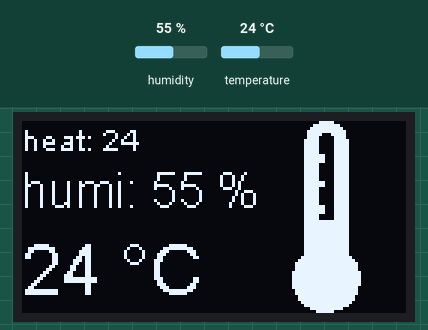
The sketch below on a simulated ESP8266 (NodeMCU). On the bench: 128×64 one-colour display. Inputs (shaded band) come from the test bench; at power-on: humidity 55 %, temperature 24 °C. WiFi joins after 1.5 s; servers stay silent unless stated; what the sketch prints to the serial monitor is not drawn.

Above: at 2.7 s.
2.8 s: humidity set to 22 %
At 7.2 s:
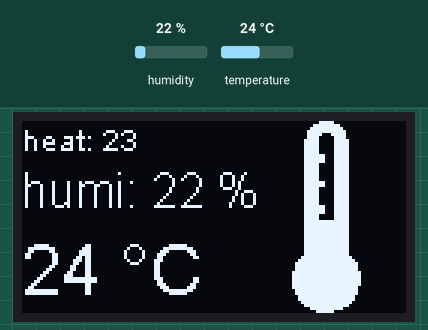
8.8 s: temperature set to 12 °C
At 13.0 s:
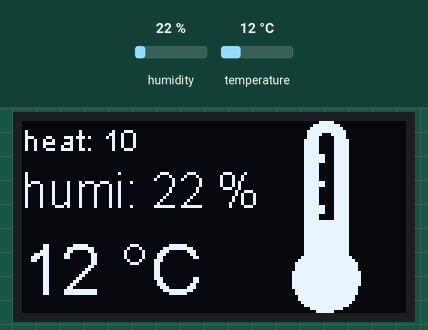
14.8 s: humidity set to 40 %
At 17.7 s:
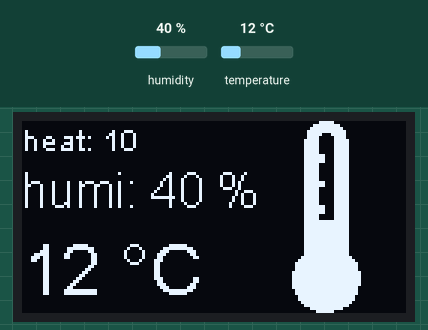
20.8 s: temperature set to 19 °C
At 22.3 s:
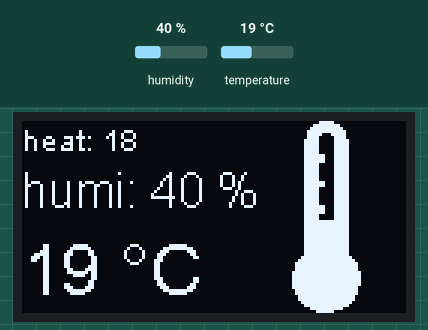
Timing chart, 0 to 23.8 s (numbered marks = the images above; inputs shaded):
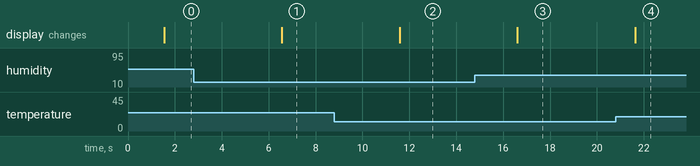

The sketch:

ESP_DHT_MQTT_OLED.ino
```cpp
#include <Wire.h>
#include "SSD1306.h"
#include "DHT.h"
#include <ESP8266WiFi.h>
#include <PubSubClient.h>
#include <ArduinoJson.h>
#include <math.h>
#include "images.h"

#define MQTT_VERSION MQTT_VERSION_3_1_1
#define DHTPIN D2
#define DHTTYPE DHT22

const char* WIFI_SSID = "YOUR_SSID";
const char* WIFI_PASSWORD = "YOUR_SSID_PASSWORD";

const char* MQTT_CLIENT_ID = "nodemcu_temp534543";
const char* MQTT_SERVER_IP = "YOUR_MQTT_SERVER_IP";
const uint16_t MQTT_SERVER_PORT = 1883;
const char* MQTT_USER = "";
const char* MQTT_PASSWORD = "";
const char* MQTT_SENSOR_TOPIC = "home/livingroom/temperature";
//const uint16_t SLEEPING_TIME_IN_SECONDS = 300; // 5 minutes x 60 seconds

SSD1306 display(0x3c, D3, D5);
DHT dht(DHTPIN, DHTTYPE);
WiFiClient wifiClient;
PubSubClient client(wifiClient);

int counter = 1;

float h;
float t;
float hic;

void publishData(float p_temperature, float p_humidity) {
  StaticJsonBuffer<200> jsonBuffer;
  JsonObject& root = jsonBuffer.createObject();
  root["temperature"] = String(p_temperature);
  root["humidity"] = String(p_humidity);
  root.prettyPrintTo(Serial);
  Serial.println("");
  char data[200];
  root.printTo(data, root.measureLength() + 1);
  client.publish(MQTT_SENSOR_TOPIC, data, true);
}

void callback(char* p_topic, byte* p_payload, unsigned int p_length) {
}

void reconnectMqtt() {
  while (!client.connected()) {
    Serial.print("INFO: Attempting MQTT connection...");
    if (client.connect(MQTT_CLIENT_ID, MQTT_USER, MQTT_PASSWORD)) {
      Serial.println("INFO: connected");
    } else {
      Serial.print("ERROR: failed, rc=");
      Serial.print(client.state());
      Serial.println("DEBUG: try again in 5 seconds");
      delay(5000);
    }
  }
}

void reconnectWifi() {
  Serial.print("INFO: Connecting to ");
  WiFi.mode(WIFI_STA);
  Serial.println(WIFI_SSID);
  WiFi.begin(WIFI_SSID, WIFI_PASSWORD);
}

void getSensorData() {
  h = dht.readHumidity();
  t = dht.readTemperature();

  if (isnan(h) || isnan(t)) {
    Serial.println("Failed to read from DHT sensor!");
    return;
  }
  hic = dht.computeHeatIndex(t, h, false);
}

void drawDisplayTemp() {
  int hicRounded = (int) round(hic);
  int hRounded = (int) round(h);
  int tRounded = (int) round(t);

  display.setTextAlignment(TEXT_ALIGN_LEFT);
  display.setFont(ArialMT_Plain_10);
  display.drawString(0, 0, "heat: " + String(hicRounded));
  display.setFont(ArialMT_Plain_16);
  display.drawString(0, 14, "humi: " + String(hRounded) + " %");
  display.setFont(ArialMT_Plain_24);
  display.drawString(0, 36, String(tRounded) + " °C");

  Serial.print("INFO: Humidity: ");
  Serial.print(h);
  Serial.print(" %\t");
  Serial.print("INFO: Temperature: ");
  Serial.print(t);
  Serial.print(" *C ");
  Serial.print("INFO: Heat index: ");
  Serial.print(hic);
  Serial.print(" *C ");
  Serial.println("");
}

void setup() {
  Serial.begin(115200);
  Serial.println();
  Serial.println();

  reconnectWifi();

  while (WiFi.status() != WL_CONNECTED) {
    delay(500);
    Serial.print(".");
  }

  Serial.println("");
  Serial.println("INFO: WiFi connected");
  Serial.println("INFO: IP address: ");
  Serial.println(WiFi.localIP());

  client.setServer(MQTT_SERVER_IP, MQTT_SERVER_PORT);
  client.setCallback(callback);

  dht.begin();

  display.init();

  display.flipScreenVertically();
  display.setFont(ArialMT_Plain_10);

}

void drawAdditionalData() {
  display.setTextAlignment(TEXT_ALIGN_RIGHT);
  display.drawString(10, 128, String(millis()));
  display.display();
}

void drawTempImage() {
  display.drawXbm(70, 0, Thermo_Icon_width, Thermo_Icon_height, Thermo_Icon_bits);
}

void closeConnections() {
  Serial.println("INFO: Closing the MQTT connection");
  client.disconnect();

  //Serial.println("INFO: Closing the Wifi connection");
  //WiFi.disconnect();
  //ESP.deepSleep(SLEEPING_TIME_IN_SECONDS * 1000000, WAKE_RF_DEFAULT);
}

void loop() {
  Serial.println("INFO: get sensor data");
  getSensorData();
  Serial.println("INFO: drawing display");

  if (!isnan(h) && !isnan(t)) {
    display.clear();
    drawDisplayTemp();
    drawTempImage();
    drawAdditionalData();

    if(counter >= 10) {
      Serial.println("INFO: send data to MQTT");
      if (WiFi.status() != WL_CONNECTED) {
        reconnectWifi();
      }
      if (!client.connected()) {
        reconnectMqtt();
      }
      client.loop();

      publishData(t, h);
      closeConnections();
      counter = 1;
    }

    counter++;
    delay(5000);
  } else {
    Serial.println("WARNING: wrong sensor data, retry");
    delay(500);
  }

}
```

Source omitted: images.h (data table, 3304 bytes)

Measured:
- after the input at 2.8 s, the display: changes after 3.8 s (image 1)
- after the input at 8.8 s, the display: changes after 2.8 s (image 2)
- after the input at 14.8 s, the display: changes after 1.8 s (image 3)
- after the input at 20.8 s, the display: changes after 0.83 s (image 4)
